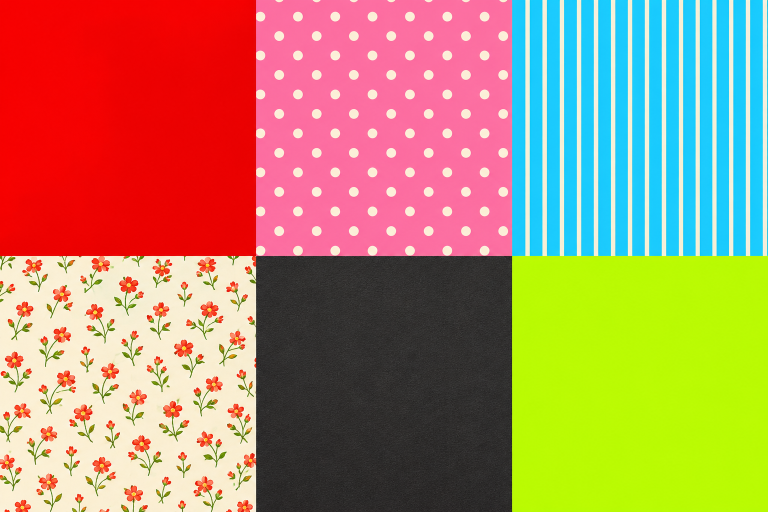
#> input picture artwork-traits/body-finishes/atlas.png, 1536 x 1024 px (shown at 1/2 size)
$ python build-body-finishes.py
#> lines starting #> are read from the running program, lines starting #| are printed output that depends on the picture; after the words box and inside, x2 and y2 are one past the last pixel; in counts of white or black regions, pixels touching at a corner belong together; pictures that were not available may be replaced by others from this repository, and a replacement may not be noted
"""Fit generated lacquer textures onto the unchanged pencil barrel pixels."""
from pathlib import Path
from PIL import Image, ImageFilter
import numpy as np
import json,sys
root=Path(__file__).resolve().parents[1]
source=root/'artwork-traits/body-finishes';source.mkdir(parents=True,exist_ok=True)
if len(sys.argv)>1:
 import shutil
 shutil.copy2(sys.argv[1],source/'atlas.png')
sheet=Image.open(source/'atlas.png').convert('RGB')
#> sheet is the input picture: PIL image 1536x1024 RGB; mean R, G, B 174.3, 141.1, 106.1
ids=['classic-red','polka-dot-pink','sky-blue-striped','floral','stealth-matte-black','neon-acid']
for pose in ['tilt-left','tilt-right','straight']:
 base=Image.open(root/f'public/assets/base-poses/{pose}.webp').convert('RGBA');a=np.array(base);rgb=a[:,:,:3].astype(float);r,g,b=[rgb[:,:,i] for i in range(3)]
#> after `r, g, b = [rgb[:, :, i] for i in range(3)]`:
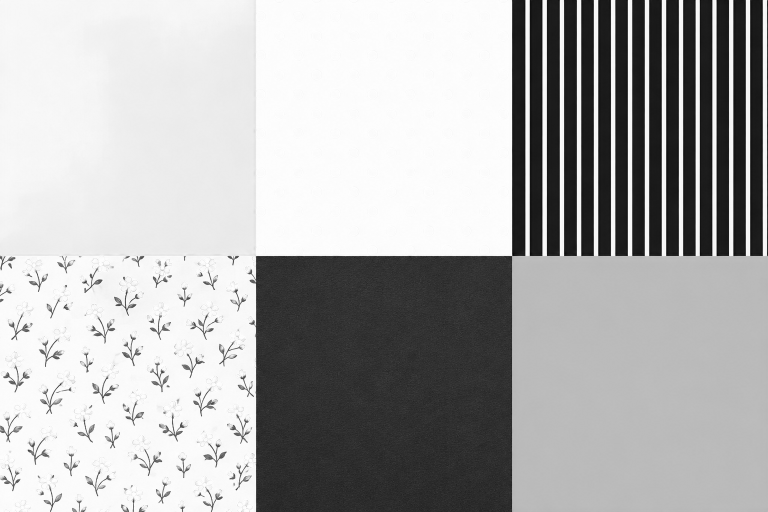
#> r: shape (1024, 1536) float64 (shown at 1/2 size); min 0, max 255, mean 174.3
#> after `r, g, b = [rgb[:, :, i] for i in range(3)]`:
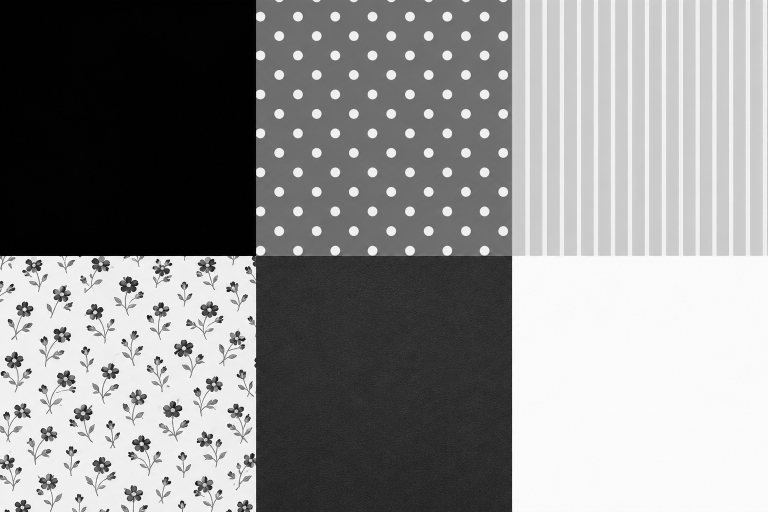
#> g: shape (1024, 1536) float64 (shown at 1/2 size); min 0, max 255, mean 141.1
#> after `r, g, b = [rgb[:, :, i] for i in range(3)]`:
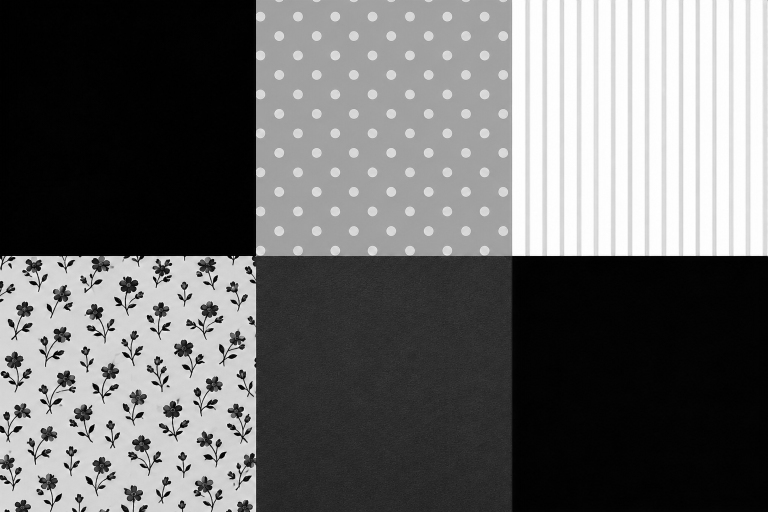
#> b: shape (1024, 1536) float64 (shown at 1/2 size); min 0, max 255, mean 106.1
 yellow=(a[:,:,3]>30)&(r>150)&(g>95)&(b<g*.65)
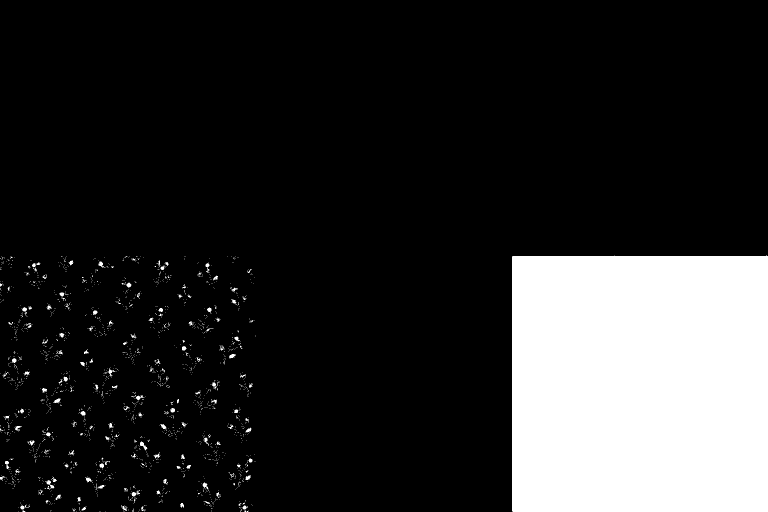
#> yellow: shape (1024, 1536) bool (shown at 1/2 size); 17.3% white; 2062 white regions (1928 under 20 px), largest, box (x1, y1, x2, y2) and area: (1024, 511, 1536, 1024) 262144, (90, 960, 109, 978) 108, (280, 883, 295, 901) 105
 visible=a[:,:,3]>180
#> visible: shape (1024, 1536) bool; every value is 1
 rows=np.where((yellow.sum(1)>80)&(yellow.sum(1)/np.maximum(visible.sum(1),1)>.72))[0]
#> rows = empty array
 run=max(np.split(rows,np.where(np.diff(rows)!=1)[0]+1),key=len);top=int(run[0]);yellow[:max(0,top-24)]=False
#> after `run = max(np.split(rows, np.where(np.diff(rows) != 1)[0] + 1), key=len`: run = empty array
#> (the run stopped early here; a loop or call above may not have finished)
